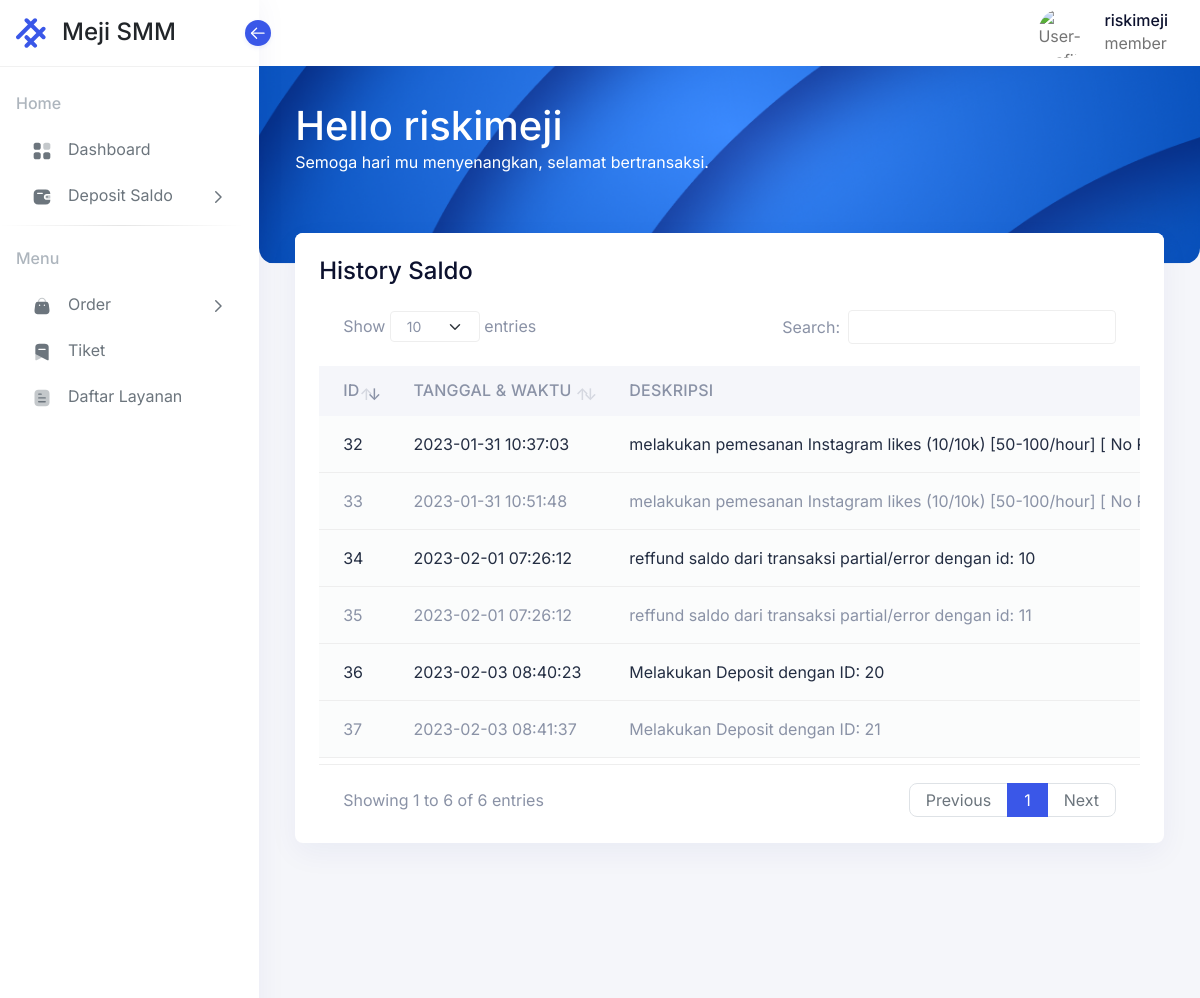
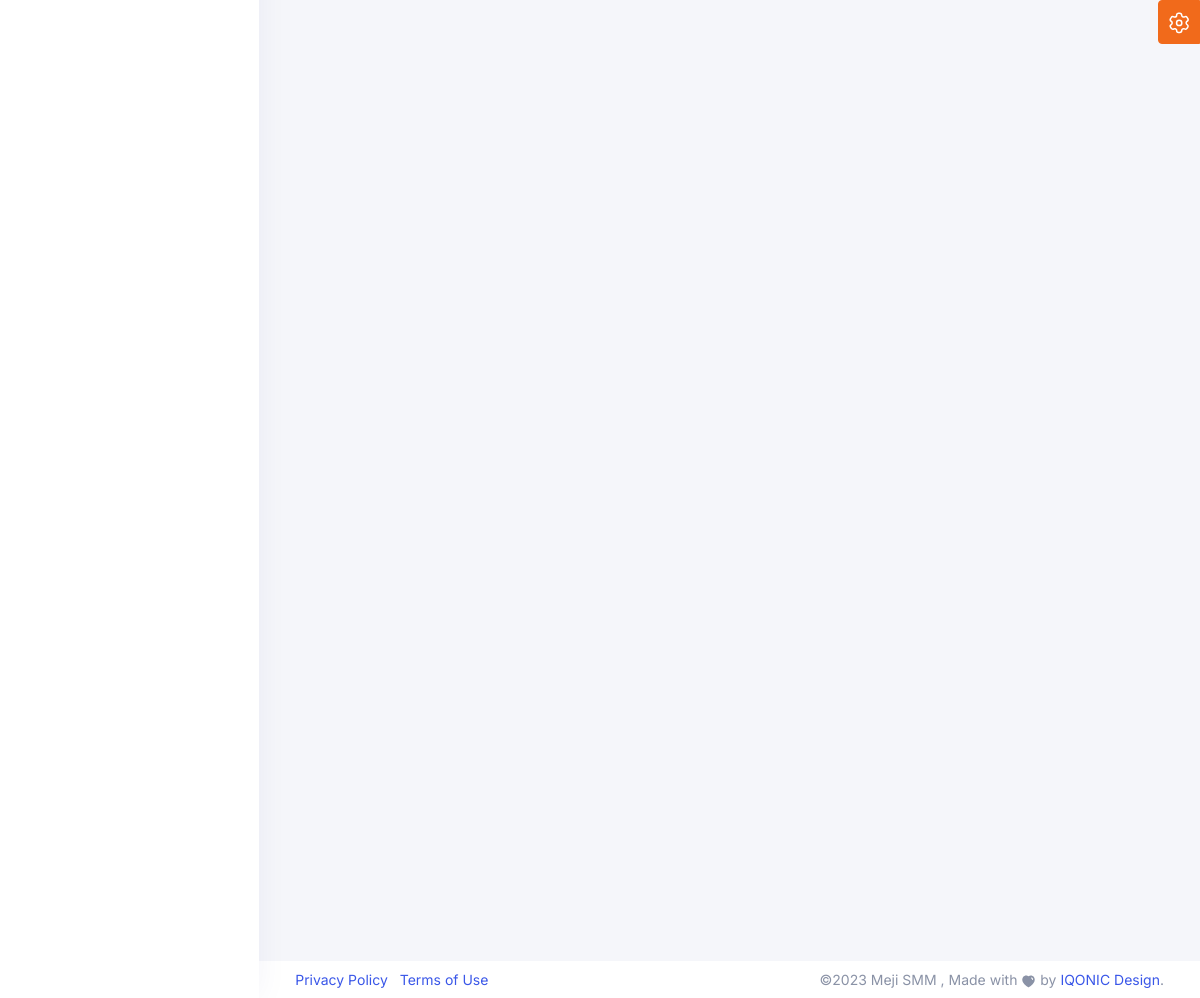
The page /dashboard/history_saldo.php (signed in) on the database its author committed (2 pictures, top to bottom).
### tables this page shows
CREATE TABLE `log_saldo` (
  `id` int(11) NOT NULL,
  `date` datetime NOT NULL,
  `nama` varchar(255) NOT NULL,
  `deskripsi` varchar(255) NOT NULL,
  `status` varchar(255) NOT NULL,
  `saldo_awal` double NOT NULL,
  `saldo_sisa` double NOT NULL
);

### dashboard/history_saldo.php (the view, shortened to what this page needs)
<?php
include '../mainconfig.php';
$username = $_SESSION['username'];
?>
<!doctype html>
<html lang="en" dir="ltr">
  <head>
      <link rel="stylesheet" href="../assets/css/core/libs.min.css" />
      <link rel="stylesheet" href="../assets/vendor/aos/dist/aos.css" />
      <link rel="stylesheet" href="../assets/css/hope-ui.min.css?v=1.2.0" />
      <link rel="stylesheet" href="../assets/css/custom.min.css?v=1.2.0" />
      <link rel="stylesheet" href="../assets/css/dark.min.css"/>
      <link rel="stylesheet" href="../assets/css/customizer.min.css" />
      <link rel="stylesheet" href="../assets/css/rtl.min.css"/>
  </head>
  <body class="  ">
    <?php
    include '../dashboard/lib/sidebar.php';
    ?>
    <main class="main-content">
    <?php
    include '../dashboard/lib/header.php';
    ?>
     <div class="conatiner-fluid content-inner mt-n5 py-0">
   <div class="row">
      <div class="col-sm-12">
         <div class="card">
            <div class="card-header d-flex justify-content-between">
               <div class="header-title">
                  <h4 class="card-title">History Saldo</h4>
               </div>
            </div>
            <div class="card-body">
               <div class="table-responsive">
                  <table id="datatable" class="table table-striped" data-toggle="data-table">
                     <thead>
                        <tr>
                           <th>ID</th>
                           <th>Tanggal & Waktu</th>
                           <th>Deskripsi</th>
                        </tr>
                     </thead>
                     <tbody>
                     <?php
                     $data = mysqli_query($conn, "SELECT * FROM log_saldo where nama = '$username' ORDER BY id DESC");
                    while($row = mysqli_fetch_array($data)){
                        ?>
                        <tr>
                        <td><?php echo $row['id']?></td>
                        <td><?php echo $row['date']?></td>
                        <td><?php echo $row['deskripsi']?></td>
                        </tr>
                        <?php
                        }
                        ?>
                     </tbody>
                  </table>
               </div>
            </div>
         </div>
      </div>
   </div>
      </div>
      <?php
     include '../dashboard/lib/footer.php';
      ?>
  </body>
</html>

### rows shown on the page
log_saldo: id "37", date "2023-02-03 08:41:37", deskripsi "Melakukan Deposit dengan ID: 21"
log_saldo: id "36", date "2023-02-03 08:40:23", deskripsi "Melakukan Deposit dengan ID: 20"
log_saldo: id "35", date "2023-02-01 07:26:12", deskripsi "reffund saldo dari transaksi partial/error dengan id: 11"
log_saldo: id "34", date "2023-02-01 07:26:12", deskripsi "reffund saldo dari transaksi partial/error dengan id: 10"
log_saldo: id "33", date "2023-01-31 10:51:48", deskripsi "melakukan pemesanan Instagram likes (10/10k) [50-100/hour] [ No…"
log_saldo: id "32", date "2023-01-31 10:37:03", deskripsi "melakukan pemesanan Instagram likes (10/10k) [50-100/hour] [ No…"

### other values the page prints
$_SESSION['username'] "riskimeji"
$_SESSION['level'] "member"
